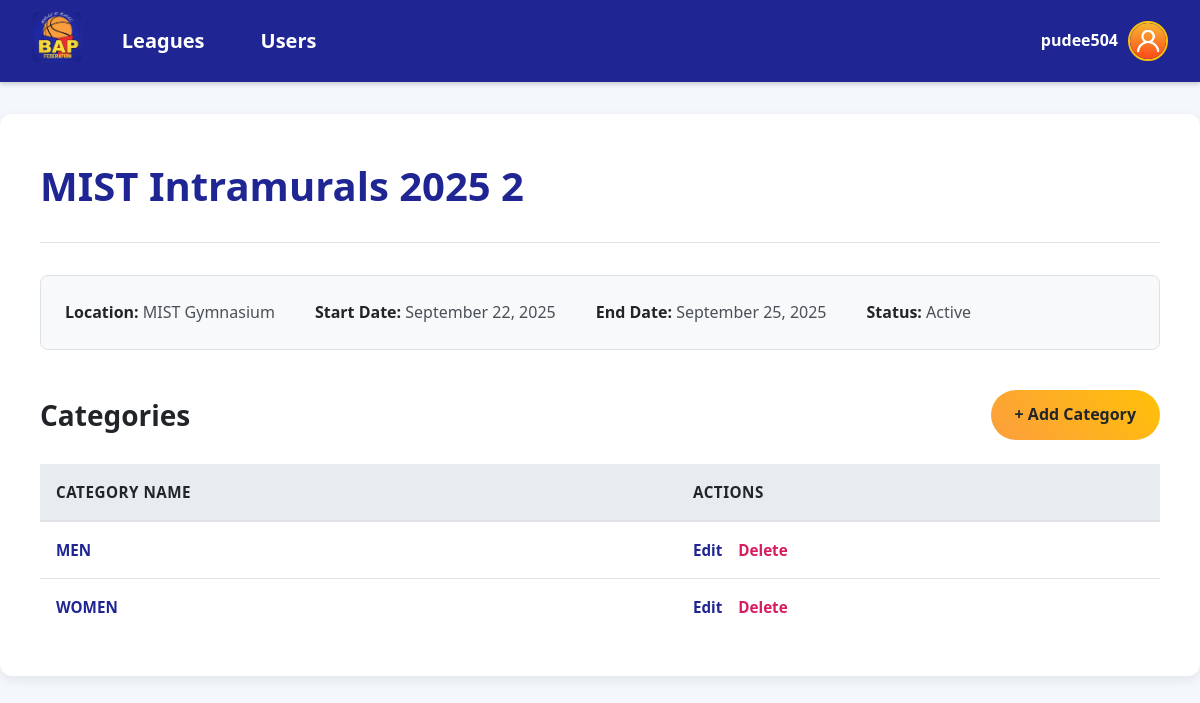
Page /league_details.php?id=32 (signed in) on the earlier database version.
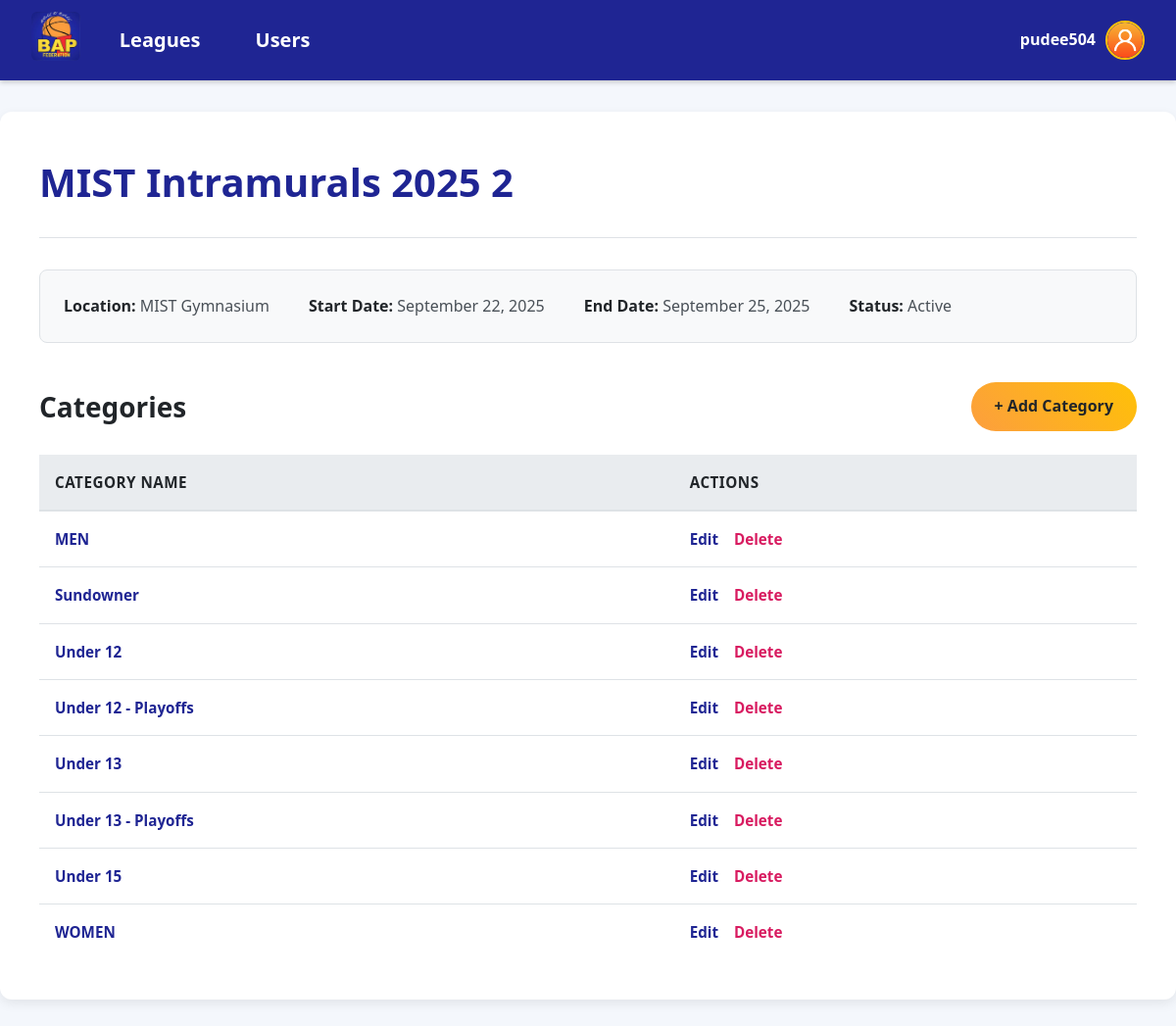
Same page on the later database version.
### tables this page shows
CREATE TABLE IF NOT EXISTS `league` (
  `id` int NOT NULL AUTO_INCREMENT,
  `league_name` varchar(150) NOT NULL,
  `start_date` timestamp NOT NULL DEFAULT CURRENT_TIMESTAMP,
  `end_date` timestamp NOT NULL DEFAULT CURRENT_TIMESTAMP,
  `location` varchar(150) NOT NULL,
  `status` enum('Upcoming','Active','Completed') DEFAULT NULL,
  PRIMARY KEY (`id`)
);

CREATE TABLE IF NOT EXISTS `category` (
  `id` int NOT NULL AUTO_INCREMENT,
  `league_id` int NOT NULL,
  `category_name` varchar(50) NOT NULL,
  `schedule_generated` tinyint(1) NOT NULL DEFAULT '0',
  `seeding_started` tinyint(1) DEFAULT '0',
  `playoff_seeding_locked` tinyint(1) NOT NULL DEFAULT '0',
  `groups_locked` tinyint(1) NOT NULL DEFAULT '0',
  `playoff_category_id` int DEFAULT NULL,
  PRIMARY KEY (`id`),
  KEY `league_id` (`league_id`)
);

### league_details.php (the view, shortened to what this page needs)
<?php
include 'db.php';
$league_id = (int) $_GET['id'];
$stmt = $pdo->prepare("SELECT * FROM league WHERE id = ?");
$stmt->execute([$league_id]);
$league = $stmt->fetch();
$catStmt = $pdo->prepare("SELECT * FROM category WHERE league_id = ? ORDER BY category_name ASC");
$catStmt->execute([$league_id]);
$categories = $catStmt->fetchAll();
?>
<!DOCTYPE html>
<html lang="en">
<head>
    <link rel="stylesheet" href="style.css">
</head>
<body>
<?php include 'includes/header.php'; ?>
<div class="dashboard-container">
    <div class="page-header">
        <h1><?= htmlspecialchars($league['league_name']) ?></h1>
    </div>
    <div class="league-info">
        <p><strong>Location:</strong> <?= htmlspecialchars($league['location']) ?></p>
        <p><strong>Start Date:</strong> <?= date('F j, Y', strtotime($league['start_date'])) ?></p>
        <p><strong>End Date:</strong> <?= date('F j, Y', strtotime($league['end_date'])) ?></p>
        <p><strong>Status:</strong> <?= htmlspecialchars($league['status']) ?></p>
    </div>
    <div class="section-header">
        <h2>Categories</h2>
        <a href="add_category.php?league_id=<?= $league_id ?>" class="btn btn-primary">+ Add Category</a>
    </div>
    <div class="table-wrapper">
        <?php if ($categories): ?>
            <table class="category-table">
                <thead>
                    <tr>
                        <th>Category Name</th>
                        <th>Actions</th>
                    </tr>
                </thead>
                <tbody>
                    <?php foreach ($categories as $category): ?>
                        <tr>
                            <td>
                                <a href="category_details.php?category_id=<?= $category['id'] ?>">
                                    <?= htmlspecialchars($category['category_name']) ?>
                                </a>
                            </td>
                            <td class="actions">
                                <a href="edit_category.php?id=<?= $category['id'] ?>&league_id=<?= $league_id ?>">Edit</a>
                                <a href="delete_category.php?id=<?= $category['id'] ?>&league_id=<?= $league_id ?>" class="action-delete" onclick="return confirm('Are you sure you want to delete this category?');">Delete</a>
                            </td>
                        </tr>
                    <?php endforeach; ?>
                </tbody>
            </table>
        <?php else: ?>
            <p class="info-message">No categories have been created for this league yet.</p>
        <?php endif; ?>
    </div>
</div>
</body>
</html>

### includes/header.php (shortened to what this page needs)
<header class="topbar">
    <div class="left-section">
        <div class="logo">
            <img src="bap_logo.jpg" alt="Logo" class="logo-img">
        </div>
        <nav class="nav-bar">
            <a href="dashboard.php" class="nav-link">Leagues</a>
            <?php if (isset($_SESSION['role_name']) && $_SESSION['role_name'] === 'Admin'): ?>
                <a href="users.php" class="nav-link">Users</a>
            <?php endif; ?>
        </nav>
    </div>
    <div class="user-menu">
        <?php if (isset($_SESSION['username'])): ?>
            <span class="username-display"><?= htmlspecialchars($_SESSION['username']); ?></span>
        <?php endif; ?>
        <img src="user.png" alt="User Icon" class="user-icon" id="userIcon">
    </div>
</header>

### style.css (style rules this page uses)
:root { --bap-blue: #1f2593; --bap-orange: #fc9e3e; --bap-yellow: #FFC107; --bap-red: #D81B60; --text-dark: #212529; --text-light: #f8f9fa; --bg-light: #ffffff; --bg-main: #f4f7fc; --border-color: #dee2e6; --shadow: 0 4px 12px rgba(0, 0, 0, 0.08); }
* { margin: 0; padding: 0; box-sizing: border-box; }
body { font-family: 'Segoe UI', Tahoma, Geneva, Verdana, sans-serif; background-color: var(--bg-main); color: var(--text-dark); line-height: 1.6; }
.topbar { display: flex; justify-content: space-between; align-items: center; background-color: var(--bap-blue); color: var(--text-light); padding: 0.75rem 2rem; position: sticky; top: 0; z-index: 1000; box-shadow: 0 2px 5px rgba(0,0,0,0.2); }
.left-section { display: flex; align-items: center; gap: 1.5rem; }
.logo-img { height: 50px; border-radius: 6px; }
.nav-bar { background-color: transparent; }
.nav-link { color: var(--text-light); text-decoration: none; font-size: 1.1rem; font-weight: 500; padding: 0.5rem 0; position: relative; transition: color 0.3s ease; }
.nav-link::after { content: ''; position: absolute; width: 0; height: 2px; bottom: 0; left: 0; background-color: var(--bap-yellow); transition: width 0.3s ease; }
.user-icon { width: 40px; height: 40px; border-radius: 50%; object-fit: cover; cursor: pointer; border: 2px solid var(--bap-yellow); }
.dashboard-container, .form-container { max-width: 1200px; margin: 2rem auto; background: var(--bg-light); padding: 2.5rem; border-radius: 12px; box-shadow: var(--shadow); }
.page-header { display: flex; justify-content: space-between; align-items: center; margin-bottom: 2rem; flex-wrap: wrap; gap: 1rem; border-bottom: 1px solid var(--border-color); padding-bottom: 1.5rem; }
.dashboard-container h1, .form-container h1, .page-header h1 { font-size: 2.5rem; color: var(--bap-blue); font-weight: 700; margin: 0; }
.league-info { display: flex; flex-wrap: wrap; gap: 1rem 2.5rem; margin-bottom: 2rem; font-size: 1rem; color: #495057; background-color: #f8f9fa; padding: 1.5rem; border-radius: 8px; border: 1px solid var(--border-color); }
.league-info p { margin: 0; }
.league-info strong { color: var(--text-dark); }
.section-header { display: flex; justify-content: space-between; align-items: center; margin-top: 2.5rem; margin-bottom: 1.5rem; }
.section-header h2 { font-size: 1.75rem; color: var(--text-dark); }
.btn { display: inline-block; padding: 0.75rem 1.5rem; border: none; border-radius: 50px; font-size: 1rem; font-weight: bold; text-decoration: none; cursor: pointer; transition: all 0.2s ease; text-align: center; }
.btn-primary { background: linear-gradient(45deg, var(--bap-orange), var(--bap-yellow)); color: var(--text-dark); }
.action-delete, .action-link-button { background: transparent; border: none; padding: 0; font-family: inherit; font-size: inherit; font-weight: 500; color: var(--bap-red) !important; text-decoration: none; cursor: pointer; transition: color 0.2s ease; }
.table-wrapper { overflow-x: auto; }
.leagues-table, .category-table { width: 100%; border-collapse: collapse; font-size: 0.95rem; }
.leagues-table thead, .category-table thead { background-color: #e9ecef; }
.leagues-table th, .category-table th { padding: 1rem; text-align: left; font-weight: 600; color: var(--text-dark); text-transform: uppercase; letter-spacing: 0.5px; border-bottom: 2px solid var(--border-color); }
.leagues-table td, .category-table td { padding: 1rem; border-bottom: 1px solid var(--border-color); vertical-align: middle; }
.leagues-table tbody tr:last-child td, .category-table tbody tr:last-child td { border-bottom: none; }
.leagues-table a, .category-table a { color: var(--bap-blue); text-decoration: none; font-weight: 600; transition: color 0.2s; }
.actions a { margin-right: 0.75rem; }
.actions a:last-child { margin-right: 0; }

### includes/header.php (style rules this page uses)
.nav-bar { display: flex; gap: 1.5rem; }
.nav-link { color: white; text-decoration: none; font-size: 20px; font-weight: bold; padding: 8px 16px; border-radius: 20px; transition: background-color 0.3s ease, color 0.3s ease; }
.user-menu { position: relative; display: flex; align-items: center; gap: 10px; }
.username-display { font-weight: bold; color: #fff; }
.user-icon { cursor: pointer; }

Differences in the rows shown:
added category: category_name "Sundowner"
added category: category_name "Under 12"
added category: category_name "Under 12 - Playoffs"
added category: category_name "Under 13"
added category: category_name "Under 13 - Playoffs"
added category: category_name "Under 15"
